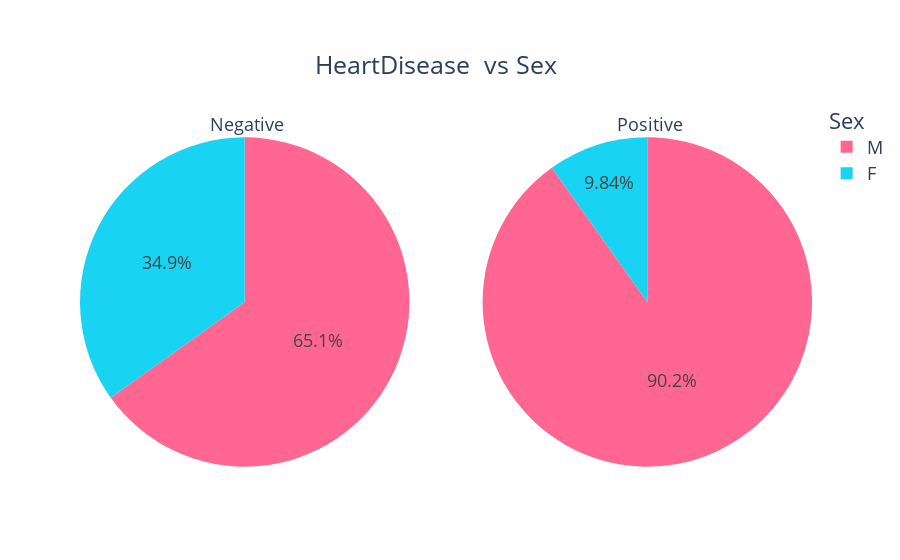

Notebook code cell kept with this figure:
### Code cell
counts0 = Counter(data[data['HeartDisease']==0]['Sex'])
counts1 = Counter(data[data['HeartDisease']==1]['Sex'])
fig = make_subplots(rows=1, cols=2, specs=[[{"type": "pie"}, {"type": "pie"}]])

fig.add_trace(go.Pie(
     values=[item[1] for item in sorted(counts0.items())],
     labels=[item[0] for item in sorted(counts0.items())],
     domain=dict(x=[0, 0.5]),
     name=" Negative",title=' Negative'), 
     row=1, col=1)
fig.update_traces(marker=dict(colors=['#19D3F3', '#FF6692']))
fig.add_trace(go.Pie(
     values=[item[1] for item in sorted(counts1.items())],
     labels=[item[0] for item in sorted(counts1.items())],
     domain=dict(x=[0.5, 1.0]),
     name=" Positive",title=' Positive'),
    row=1, col=2)

fig.update_layout(
    title={'text':'HeartDisease  vs Sex','xanchor':'left','yanchor': 'top','y':0.9,'x':0.35},
    xaxis_title="X Axis Title",
    yaxis_title="Y Axis Title",
    legend_title="Sex",
    font=dict(size=18)
)

fig.show()

### Figure 1 — Plotly figure (JSON) as saved in the notebook; plotly's stock layout.template omitted (floating-point values rounded to 4 significant figures)
{"data": [{"domain": {"x": [0, 0.45], "y": [0, 1]}, "labels": ["F", "M"], "marker": {"colors": ["#19D3F3", "#FF6692"]}, "name": " Negative", "title": {"text": " Negative"}, "type": "pie", "values": [143, 267]}, {"domain": {"x": [0.55, 1], "y": [0, 1]}, "labels": ["F", "M"], "name": " Positive", "title": {"text": " Positive"}, "type": "pie", "values": [50, 458]}], "layout": {"font": {"size": 18}, "legend": {"title": {"text": "Sex"}}, "title": {"text": "HeartDisease  vs Sex", "x": 0.35, "xanchor": "left", "y": 0.9, "yanchor": "top"}, "xaxis": {"title": {"text": "X Axis Title"}}, "yaxis": {"title": {"text": "Y Axis Title"}}}}
